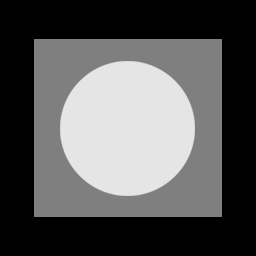
%> input picture 数字图像处理/homework/第六次实验/image/Fig0503 (original_pattern).tif, 256 x 256 px
$ octave exp1_3.m   (GNU Octave 9; MATLAB toolbox functions it lacks are replaced by stand-ins)
%> lines starting %> are read from the running program, lines starting %| are printed output that depends on the picture
### 数字图像处理/homework/第六次实验/code/sin_noise.m
function [img_t] = sin_noise(M, A, u, v)
%SIN_NOISE 此处显示有关此函数的摘要
%   此处显示详细说明
img_f = zeros(M, M);
len = length(u);
for m = 1:len
    img_f(M/2+1+u(m), M/2+1+v(m)) = A(m);
    img_f(M/2+1-u(m), M/2+1-v(m)) = A(m);
end
img_t = real(ifft2(ifftshift(img_f)));
end

### 数字图像处理/homework/第六次实验/code/bsfilter.m
function [H, D] = bsfilter(type,M,N,D0,n)
%BSFILTER 此处显示有关此函数的摘要
%   此处显示详细说明
%use function dftuv to set up the meshgrid arrays needed for computing
%the required distances.
[U, V] = dftuv(M,N);

%compute the distances D(U,V)
D = sqrt(U.^2 + V.^2);

switch type
    case 'ideal'
        H = double(D > D0+n) + double(D < D0-n);
    case 'btw'
        if nargin == 4
            n = 1;
        end
        H = 1./(1+(D./D0).^(2*n));
    case 'gaussian'
        H = exp(-(D.^2)./(2*(D0^2)));
    otherwise
        error('Unkown filter type');

end

### 数字图像处理/homework/第六次实验/code/exp1_3.m
clear all; clc;
img = imread('../image/Fig0503 (original_pattern).tif');
%> img is the input picture: size 256x256 uint8; min 0, max 229, mean 87.1
figure;
imshow(img);
title('原始图像');
img = double(img);
%> img: size 256x256 double
M = 256;
u = [M/2-1];
v = [0];
A = [4000000];
noise = sin_noise(M, A, u, v);
img_noised = img + noise;
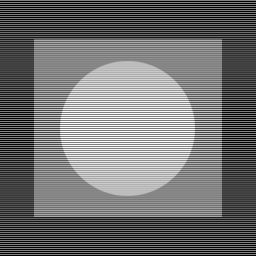
%> img_noised: size 256x256 double; min -122.1, max 351, mean 87.1; drawn with min black and max white
img_noised = max(min(img_noised, 255), 0);
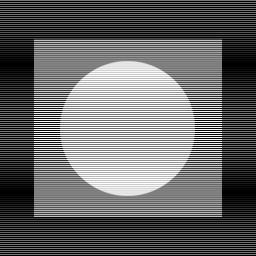
%> img_noised: size 256x256 double; min 0, max 255, mean 102.5
figure;
imshow(uint8(img_noised));
title('加噪后图像');
%% 频谱变换后进行二维傅里叶变换
img_convert = img_noised;
for i = 1: M
    for j = 1:M
        img_convert(i,j) = (-1)^(i+j)*img_convert(i,j);
    end
end
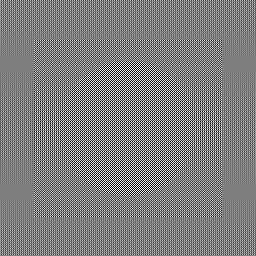
%> img_convert: size 256x256 double; min -255, max 255, mean 0; drawn with min black and max white
img_f = fft2(img_convert);
%% 采用陷波滤波器对噪声图像滤波
[H, D] = bsfilter('ideal', M, M, 100, 50);
%> the run ends on the next line
